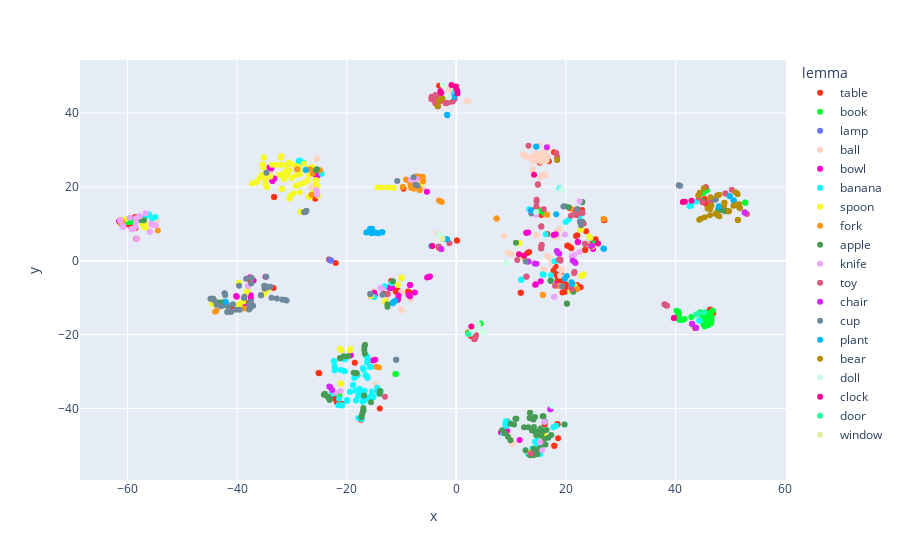

Notebook source saved alongside this figure:
### Code cell
lemmas = [y.split('_')[0] for y in y_plot]
pos = [y.split('_')[1] for y in y_plot]
ps = [y.split(' ')[0] for y in m_plot]
ts = [y.split(' ')[1] for y in m_plot]
pts = [y.rsplit(' ', 1)[0] for y in m_plot]
steps = [y.split(' ')[2] for y in m_plot]

ddict = {'x': red[:,0], 'y': red[:,1], 'lemma': lemmas, 'pos': pos,
         'lemmapos': y_plot, 'participant': ps, 'task': ts, 'pt': pts, 'step': steps}

top_feat = [vocab[i] for i in np.argmax(X_plot, axis=1)]
ddict['top'] = top_feat
#for i in range(len(vocab)):
#    ddict[vocab[i]] = X_plot[:, i]
    
feats = ['participant', 'top', 'step', 'pt'] #ddict.keys()

if red.shape[1] == 3:
    ddict['z'] = red[:,2]
    d = pd.DataFrame.from_dict(ddict)
    fig = px.scatter_3d(d, x="x", y="y", z="z", color='lemma',
                 hover_data=feats)
else:
    d = pd.DataFrame.from_dict(ddict)
    fig = px.scatter(d, x="x", y="y", color='lemma', hover_data=feats,
                    color_discrete_sequence=px.colors.qualitative.Light24)
fig.write_image("verb-n2-obj.pdf")
fig.show()
